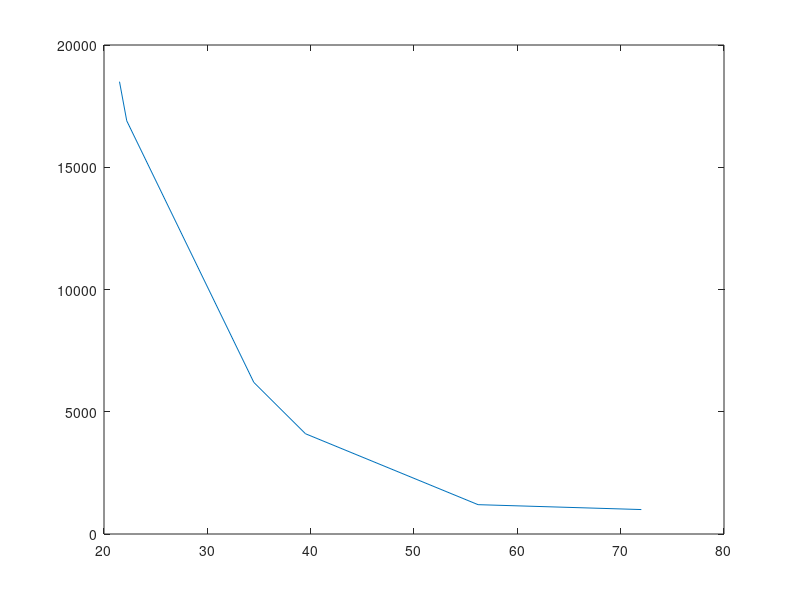

MATLAB code to generate this figure:
% running = 1;
% 
% while running
%     ImgPublisher(timerHandles)
% end

distances = [21.5 22.2 34.5 39.5 56.2 72]
num_white_pixels = [18500 16900 6200 4100 1200 1000]

plot( distances, num_white_pixels)